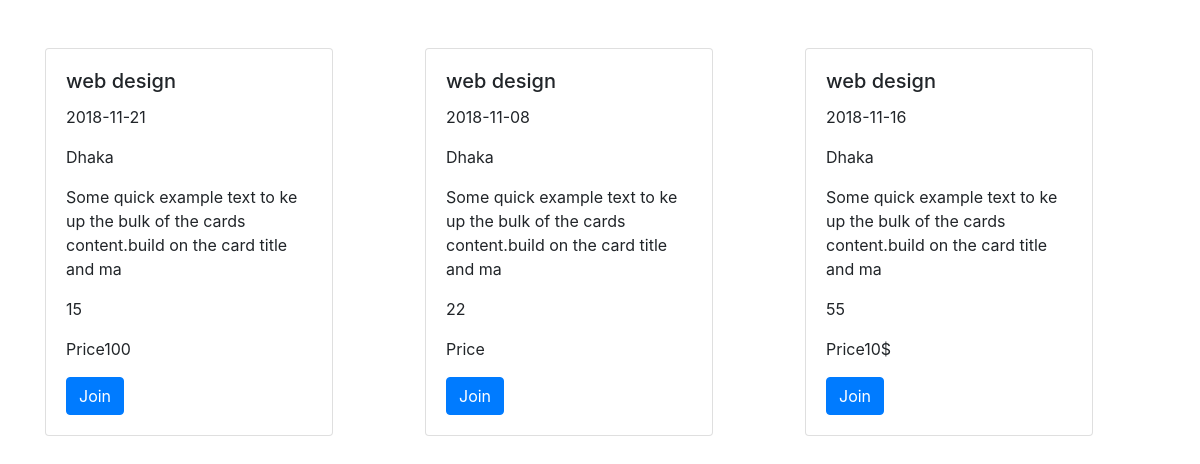
The page / on the database its author committed.
### tables this page shows
CREATE TABLE `events` (
  `id` int(10) NOT NULL,
  `event_name` varchar(100) NOT NULL,
  `event_date` varchar(100) NOT NULL,
  `event_place` varchar(100) NOT NULL,
  `event_delails` text NOT NULL,
  `capacity` int(11) NOT NULL,
  `price` varchar(100) NOT NULL DEFAULT 'free'
);

### index.php (the view, shortened to what this page needs)
<!doctype html>
<html lang="en">
  <head>
    <link rel="stylesheet" href="https://stackpath.bootstrapcdn.com/bootstrap/4.1.3/css/bootstrap.min.css">
  </head>
  <body>
    <div class="container">
      <div class="row mt-5">
        <?php
        require_once('include\db_connect.php');
        $query_string = "SELECT * FROM events";
        $db_return = mysqli_query($db_connect,$query_string);
        foreach ($db_return as $event_print) {
        ?>
        <div class="col-md-4">
          <div class="card" style="width: 18rem;">
            <div class="card-body">
              <h5 class="card-title"><?=$event_print['event_name']?></h5>
              <p class="card-text"><?=$event_print['event_date']?></p>
              <p class="card-text"><?=$event_print['event_place']?></p>
              <p class="card-text"><?=$event_print['event_delails']?></p>
              <p class="card-text"><?=$event_print['capacity']?></p>
              <p class="card-text">Price<?=$event_print['price']?></p>
              <a href="join.php" class="btn btn-primary">Join</a>
            </div>
          </div>
        </div>
        <?php
          }
        ?>
      </div>
    </div>
  </body>
</html>

### rows shown on the page
events: event_name "web design", event_date "2018-11-21", event_place "Dhaka", event_delails "Some quick example text to ke up the bulk of the cards content.build on the card title and ma", capacity "15", price "100"
events: event_name "web design", event_date "2018-11-08", event_place "Dhaka", event_delails "Some quick example text to ke up the bulk of the cards content.build on the card title and ma", capacity "22"
events: event_name "web design", event_date "2018-11-16", event_place "Dhaka", event_delails "Some quick example text to ke up the bulk of the cards content.build on the card title and ma", capacity "55", price "10$"
